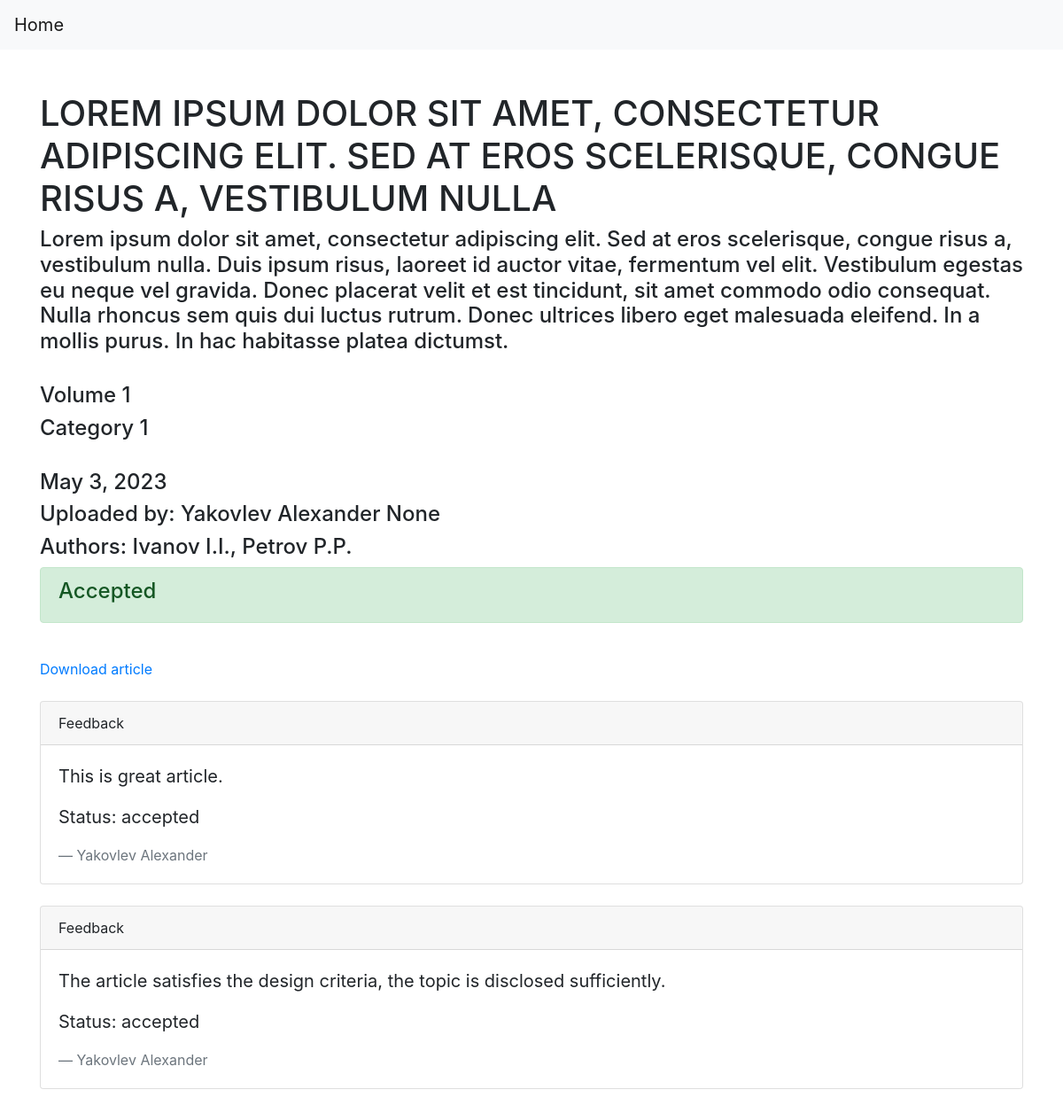
/article/1/details, run on the app's committed database.
### journal_website/models.py (models this page shows, shortened)
class Article(models.Model):
    name = models.ForeignKey(String, related_name="article_name", on_delete=models.CASCADE)
    short_description = models.ForeignKey(String, related_name="article_short_description", on_delete=models.CASCADE)
    publication_date = models.DateField()
    file_name = models.TextField()
    authors = models.ForeignKey(String, related_name="article_authors", on_delete=models.CASCADE)
    user = models.ForeignKey(User, related_name="article_custom_user", on_delete=models.SET_NULL, null=True)
    volume = models.ForeignKey(Volume, related_name="article_volume", on_delete=models.SET_NULL, null=True)
    category = models.ForeignKey(Category, related_name="article_category", on_delete=models.SET_NULL, null=True)
    DECISIONS = [("accepted", "Accepted"), ("rejected", "Rejected"), ("awaiting_decision", "Awaiting decision")]
    decision = models.CharField(max_length=20, choices=DECISIONS)
    class Meta:
        verbose_name_plural = "articles"

class String(models.Model):
    russian = models.TextField()
    english = models.TextField(blank=True, null=True)
    def __str__(self):
        return self.english
    class Meta:
        verbose_name_plural = "strings"

class Volume(models.Model):
    name = models.ForeignKey(String, related_name="volume_name", on_delete=models.CASCADE)
    scientific_publication = models.ForeignKey(ScientificPublication, related_name="volume_scientific_publication", on_delete=models.CASCADE)
    class Meta:
        verbose_name_plural = "volumes"

class Category(models.Model):
    name = models.ForeignKey(String, related_name="category_name", on_delete=models.CASCADE)
    scientific_specialty = models.ForeignKey(ScientificSpecialty, related_name="category_scientific_specialty", on_delete=models.CASCADE)
    scientific_publication = models.ForeignKey(ScientificPublication, related_name="category_scientific_publication", on_delete=models.CASCADE)
    class Meta:
        verbose_name_plural = "categories"

class Feedback(models.Model):
    comment = models.TextField()
    article = models.ForeignKey(Article, related_name="feedback_article", on_delete=models.CASCADE)
    publication_date = models.DateField()
    user = models.ForeignKey(User, related_name="feedback_custom_user", on_delete=models.SET_NULL, null=True)
    DECISIONS = [("accepted", "Accepted"), ("rejected", "Rejected")]
    decision = models.CharField(max_length=20, choices=DECISIONS)
    class Meta:
        verbose_name_plural = "feedbacks"

### journal_website/views.py (the view)
# urls.py: path("article/<int:pk_of_article>/details", views.display_article_with_feedbacks, name="article_details"),
def display_article_with_feedbacks(request: WSGIRequest, pk_of_article: int) -> HttpResponse:
	current_article = article.get_article_by_id(pk_of_article)
	if current_article.decision != "accepted" and request.user.is_authenticated == False:
		return HttpResponse("There is no article with such id")
	user_middle_name = user_additional_data.get_middle_name_for_user(current_article.user)
	feedbacks_to_current_article = feedback.get_all_feedbacks_to_article(current_article)
	return render(request, "article/article_details.html", {"current_article": current_article, "feedbacks_to_current_article": feedbacks_to_current_article, "user_middle_name": user_middle_name})

### journal_website/repositories/ArticleRepository.py (called while the page is built)
    def get_article_by_id(self, id: int) -> Article:
        return self.__article_model.objects.get(pk=id)

### journal_website/repositories/FeedbackRepository.py (called while the page is built)
    def get_all_feedbacks_to_article(self, article: Article) -> QuerySet:
        return self.__feedback_model.objects.filter(article=article)

### journal_website/repositories/UserAdditionalDataRepository.py (called while the page is built)
    def get_middle_name_for_user(self, user: SimpleLazyObject) -> str | None:
        user_additional_data = self.__user_additional_data_model.objects.get(user=user)
        return user_additional_data.middle_name

### journal_website/templates/article/article_details.html (shortened to what this page needs)
{% extends 'main/layout.html' %}
{% block body %}
{% load crispy_forms_tags %}
<body>
<nav class="navbar navbar-expand-lg navbar-light bg-light">
    <a class="navbar-brand" href="/">Home</a>
</nav>
<div class="container py-5">
<h1>{{ current_article.name }}</h1>
<h4>{{ current_article.short_description }}</h4>
<br>
<h4>{{ current_article.volume.name }}</h4>
<h4>{{ current_article.category.name }}</h4>
<br>
<h4>{{ current_article.publication_date }}</h4>
<h4>Uploaded by: {{ current_article.user.last_name }} {{ current_article.user.first_name }} {{ user_middle_name }}</h4>
<h4>Authors: {{ current_article.authors }}</h4>
{% if current_article.decision == "accepted" %}
<div class="alert alert-success" role="alert">
{% endif %}
  <h4>{{ current_article.get_decision_display }}</h4>
</div>
<br>
<a href="{% url 'article_download' current_article.pk %}">Download article</a>
<br>
<br>
{% block feedbacks %}
{% for feedback in feedbacks_to_current_article %}
<div class="card">
  <div class="card-header">
    Feedback
  </div>
  <div class="card-body">
    <blockquote class="blockquote mb-0">
      <p>{{ feedback.comment }}</p>
      <p>Status: {{ feedback.decision }}</p>
      <footer class="blockquote-footer">{{ feedback.user.last_name }} {{ feedback.user.first_name }}</footer>
    </blockquote>
  </div>
</div>
<br>
{% endfor %}
{% endblock %}
</div>
</body>
{% endblock %}

### data on the page
Article: name "LOREM IPSUM DOLOR SIT AMET, CONSECTETUR ADIPISCING ELIT. SED AT EROS SCELERISQUE, CONGUE RISUS A, VESTIBULUM NULLA", short_description "Lorem ipsum dolor sit amet, consectetur adipiscing elit. Sed at eros scelerisque, congue risus a, vestibulum nulla. Duis ipsum risus, laoreet id auctor vitae, fermentum vel elit. Vestibulum egestas eu neque vel gravida. Donec placerat velit et est tincidunt, sit amet commodo odio consequat. Nulla rhoncus sem quis dui luctus rutrum. Donec ultrices libero eget malesuada eleifend. In a mollis purus. In hac habitasse platea dictumst.", volume.name "Volume 1", category.name "Category 1", publication_date "May 3, 2023", user.last_name "Yakovlev", user.first_name "Alexander", authors "Ivanov I.I., Petrov P.P.", decision "Accepted"
Feedback: comment "This is great article.", decision "accepted", user.last_name "Yakovlev", user.first_name "Alexander"
Feedback: comment "The article satisfies the design criteria, the topic is disclosed sufficiently.", decision "accepted", user.last_name "Yakovlev", user.first_name "Alexander"

### other printed values
{{ user_middle_name }} "None"
